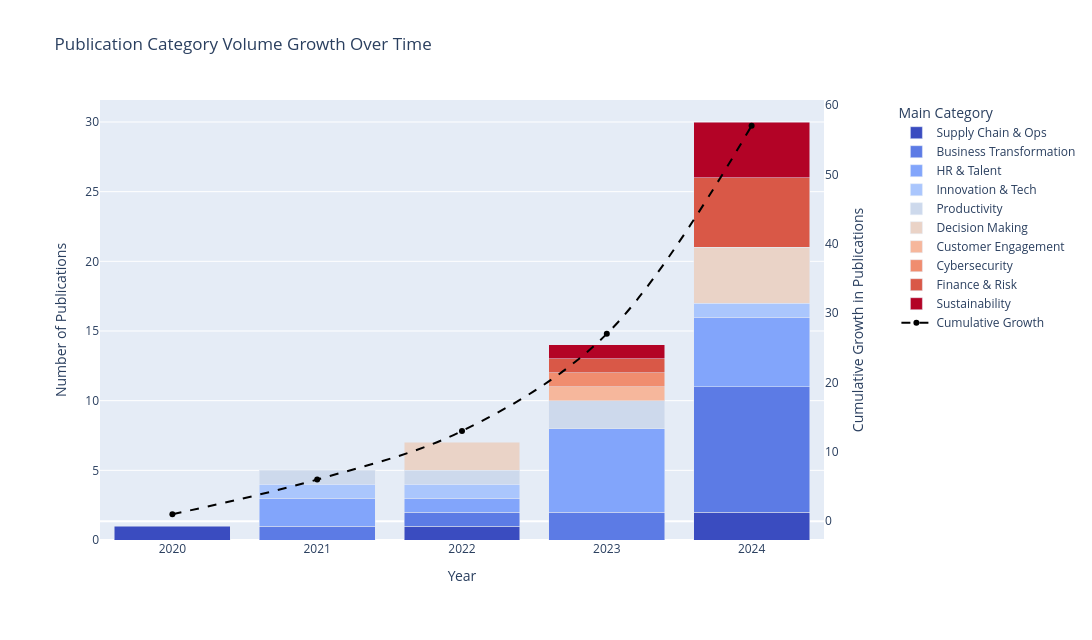

Source (notebook cell):
### Code cell
import matplotlib.pyplot as plt
import plotly.express as px
import plotly.graph_objects as go
import numpy as np
import pandas as pd

# Load the Excel file into a dataframe
file_path = "../article-review-export-for-python.xls"
df = pd.read_excel(file_path, engine='xlrd')

# Generate coolwarm color palette from matplotlib for the number of categories
num_categories = df['Main Category'].nunique()
coolwarm_colors = plt.cm.coolwarm(np.linspace(0, 1, num_categories))

# Convert the colors to hex format for Plotly
coolwarm_palette = ['#%02x%02x%02x' % (int(r*255), int(g*255), int(b*255)) for r, g, b, _ in coolwarm_colors]

# Publication Volume Growth Analysis
# Group the publications by year and main category
df_grouped = df.groupby(['year', 'Main Category']).size().reset_index(name='Count')

# Create a stacked bar chart to display the volume growth of publications over time using the exact coolwarm palette
fig = px.bar(df_grouped, 
             x='year', 
             y='Count', 
             color='Main Category',
             barmode='stack',
             title='Publication Category Volume Growth Over Time',
             labels={'year': 'Year', 'Count': 'Number of Publications', 'Main Category': 'Main Category'},
             color_discrete_sequence=coolwarm_palette  # Apply exact matplotlib coolwarm palette
)

# Calculate cumulative growth in publication volume over time
cumulative_publication_growth = df_grouped.groupby('year')['Count'].sum().cumsum()

# Add a line representing the cumulative growth in publications over time with secondary y-axis
fig.add_trace(go.Scatter(
    x=cumulative_publication_growth.index,
    y=cumulative_publication_growth,
    mode='lines+markers',
    name='Cumulative Growth',
    line=dict(color='black', dash='dash', shape='spline'),
    yaxis='y2'
))

# Update layout for better readability and add secondary y-axis for cumulative growth
fig.update_layout(
    width=1120,  # Reduce the width by 20%
    height=640,  # Reduce the height by 20%
    xaxis_title='Year',
    yaxis_title='Number of Publications',
    xaxis=dict(tickmode='linear', dtick=1),  # Ensure only years are shown on x-axis
    margin=dict(l=100, r=150, t=100, b=100),  # Set a margin around the chart area, increase right margin
    yaxis2=dict(
        title='Cumulative Growth in Publications',
        overlaying='y',
        side='right',
        showgrid=False,
        tickformat='.0f'  # Use integer format for cumulative growth
    ),
    legend=dict(
        x=1.1,  # Move legend further to the right to avoid overlap
        y=1,
        traceorder='normal'
    )
)

# Show the stacked bar chart with the cumulative growth line
fig.show()

# Average increase in publication volume over the years
average_publication_increase = cumulative_publication_growth.pct_change().mean() * 100

# Top 3 categories based on total publications
top_3_categories = df_grouped.groupby('Main Category')['Count'].sum().sort_values(ascending=False).head(3)

# Summary metrics
print("Cumulative Growth in Publications Over Time:")
print(cumulative_publication_growth)
print("\nAverage Yearly Increase in Publication Volume: {:.2f}%".format(average_publication_increase))
print("\nTop 3 Categories Based on Total Publications:")
print(top_3_categories)

# Calculate additional metrics for trends
# Yearly average number of publications
yearly_avg_publications = df_grouped.groupby('year')['Count'].mean()
print("\nYearly Average Number of Publications:")
print(yearly_avg_publications)

# Total number of unique categories
total_unique_categories = df_grouped['Main Category'].nunique()
print("\nTotal Number of Unique Categories:", total_unique_categories)

### Figure 1 — Plotly figure (JSON) as saved in the notebook; plotly's stock layout.template omitted (floating-point values rounded to 4 significant figures)
{"data": [{"alignmentgroup": "True", "hovertemplate": "Main Category=Supply Chain & Ops<br>Year=%{x}<br>Number of Publications=%{y}<extra></extra>", "legendgroup": "Supply Chain & Ops", "marker": {"color": "#3a4cc0", "pattern": {"shape": ""}}, "name": "Supply Chain & Ops", "offsetgroup": "Supply Chain & Ops", "orientation": "v", "showlegend": true, "textposition": "auto", "type": "bar", "x": [2020, 2022, 2024], "xaxis": "x", "y": [1, 1, 2], "yaxis": "y"}, {"alignmentgroup": "True", "hovertemplate": "Main Category=Business Transformation<br>Year=%{x}<br>Number of Publications=%{y}<extra></extra>", "legendgroup": "Business Transformation", "marker": {"color": "#5c7be5", "pattern": {"shape": ""}}, "name": "Business Transformation", "offsetgroup": "Business Transformation", "orientation": "v", "showlegend": true, "textposition": "auto", "type": "bar", "x": [2021, 2022, 2023, 2024], "xaxis": "x", "y": [1, 1, 2, 9], "yaxis": "y"}, {"alignmentgroup": "True", "hovertemplate": "Main Category=HR & Talent<br>Year=%{x}<br>Number of Publications=%{y}<extra></extra>", "legendgroup": "HR & Talent", "marker": {"color": "#82a5fb", "pattern": {"shape": ""}}, "name": "HR & Talent", "offsetgroup": "HR & Talent", "orientation": "v", "showlegend": true, "textposition": "auto", "type": "bar", "x": [2021, 2022, 2023, 2024], "xaxis": "x", "y": [2, 1, 6, 5], "yaxis": "y"}, {"alignmentgroup": "True", "hovertemplate": "Main Category=Innovation & Tech<br>Year=%{x}<br>Number of Publications=%{y}<extra></extra>", "legendgroup": "Innovation & Tech", "marker": {"color": "#aac6fd", "pattern": {"shape": ""}}, "name": "Innovation & Tech", "offsetgroup": "Innovation & Tech", "orientation": "v", "showlegend": true, "textposition": "auto", "type": "bar", "x": [2021, 2022, 2024], "xaxis": "x", "y": [1, 1, 1], "yaxis": "y"}, {"alignmentgroup": "True", "hovertemplate": "Main Category=Productivity<br>Year=%{x}<br>Number of Publications=%{y}<extra></extra>", "legendgroup": "Productivity", "marker": {"color": "#cdd9ec", "pattern": {"shape": ""}}, "name": "Productivity", "offsetgroup": "Productivity", "orientation": "v", "showlegend": true, "textposition": "auto", "type": "bar", "x": [2021, 2022, 2023], "xaxis": "x", "y": [1, 1, 2], "yaxis": "y"}, {"alignmentgroup": "True", "hovertemplate": "Main Category=Decision Making<br>Year=%{x}<br>Number of Publications=%{y}<extra></extra>", "legendgroup": "Decision Making", "marker": {"color": "#ead3c7", "pattern": {"shape": ""}}, "name": "Decision Making", "offsetgroup": "Decision Making", "orientation": "v", "showlegend": true, "textposition": "auto", "type": "bar", "x": [2022, 2024], "xaxis": "x", "y": [2, 4], "yaxis": "y"}, {"alignmentgroup": "True", "hovertemplate": "Main Category=Customer Engagement<br>Year=%{x}<br>Number of Publications=%{y}<extra></extra>", "legendgroup": "Customer Engagement", "marker": {"color": "#f6b79c", "pattern": {"shape": ""}}, "name": "Customer Engagement", "offsetgroup": "Customer Engagement", "orientation": "v", "showlegend": true, "textposition": "auto", "type": "bar", "x": [2023], "xaxis": "x", "y": [1], "yaxis": "y"}, {"alignmentgroup": "True", "hovertemplate": "Main Category=Cybersecurity<br>Year=%{x}<br>Number of Publications=%{y}<extra></extra>", "legendgroup": "Cybersecurity", "marker": {"color": "#f08d6f", "pattern": {"shape": ""}}, "name": "Cybersecurity", "offsetgroup": "Cybersecurity", "orientation": "v", "showlegend": true, "textposition": "auto", "type": "bar", "x": [2023], "xaxis": "x", "y": [1], "yaxis": "y"}, {"alignmentgroup": "True", "hovertemplate": "Main Category=Finance & Risk<br>Year=%{x}<br>Number of Publications=%{y}<extra></extra>", "legendgroup": "Finance & Risk", "marker": {"color": "#d95847", "pattern": {"shape": ""}}, "name": "Finance & Risk", "offsetgroup": "Finance & Risk", "orientation": "v", "showlegend": true, "textposition": "auto", "type": "bar", "x": [2023, 2024], "xaxis": "x", "y": [1, 5], "yaxis": "y"}, {"alignmentgroup": "True", "hovertemplate": "Main Category=Sustainability<br>Year=%{x}<br>Number of Publications=%{y}<extra></extra>", "legendgroup": "Sustainability", "marker": {"color": "#b30326", "pattern": {"shape": ""}}, "name": "Sustainability", "offsetgroup": "Sustainability", "orientation": "v", "showlegend": true, "textposition": "auto", "type": "bar", "x": [2023, 2024], "xaxis": "x", "y": [1, 4], "yaxis": "y"}, {"line": {"color": "black", "dash": "dash", "shape": "spline"}, "mode": "lines+markers", "name": "Cumulative Growth", "type": "scatter", "x": [2020, 2021, 2022, 2023, 2024], "y": [1, 6, 13, 27, 57], "yaxis": "y2"}], "layout": {"barmode": "stack", "height": 640, "legend": {"title": {"text": "Main Category"}, "tracegroupgap": 0, "traceorder": "normal", "x": 1.1, "y": 1}, "margin": {"b": 100, "l": 100, "r": 150, "t": 100}, "title": {"text": "Publication Category Volume Growth Over Time"}, "width": 1120, "xaxis": {"anchor": "y", "domain": [0, 1], "dtick": 1, "tickmode": "linear", "title": {"text": "Year"}}, "yaxis": {"anchor": "x", "domain": [0, 1], "title": {"text": "Number of Publications"}}, "yaxis2": {"overlaying": "y", "showgrid": false, "side": "right", "tickformat": ".0f", "title": {"text": "Cumulative Growth in Publications"}}}}
